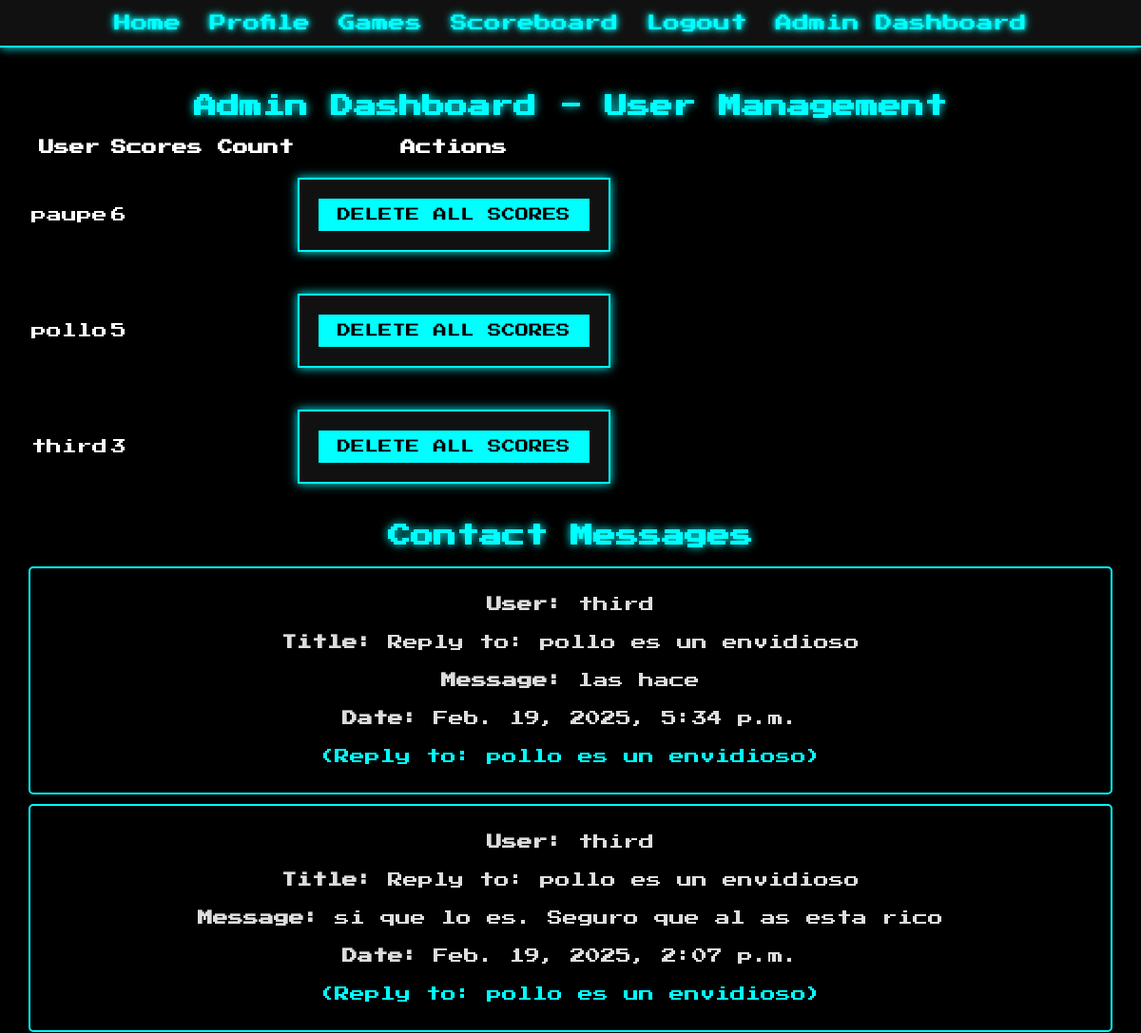
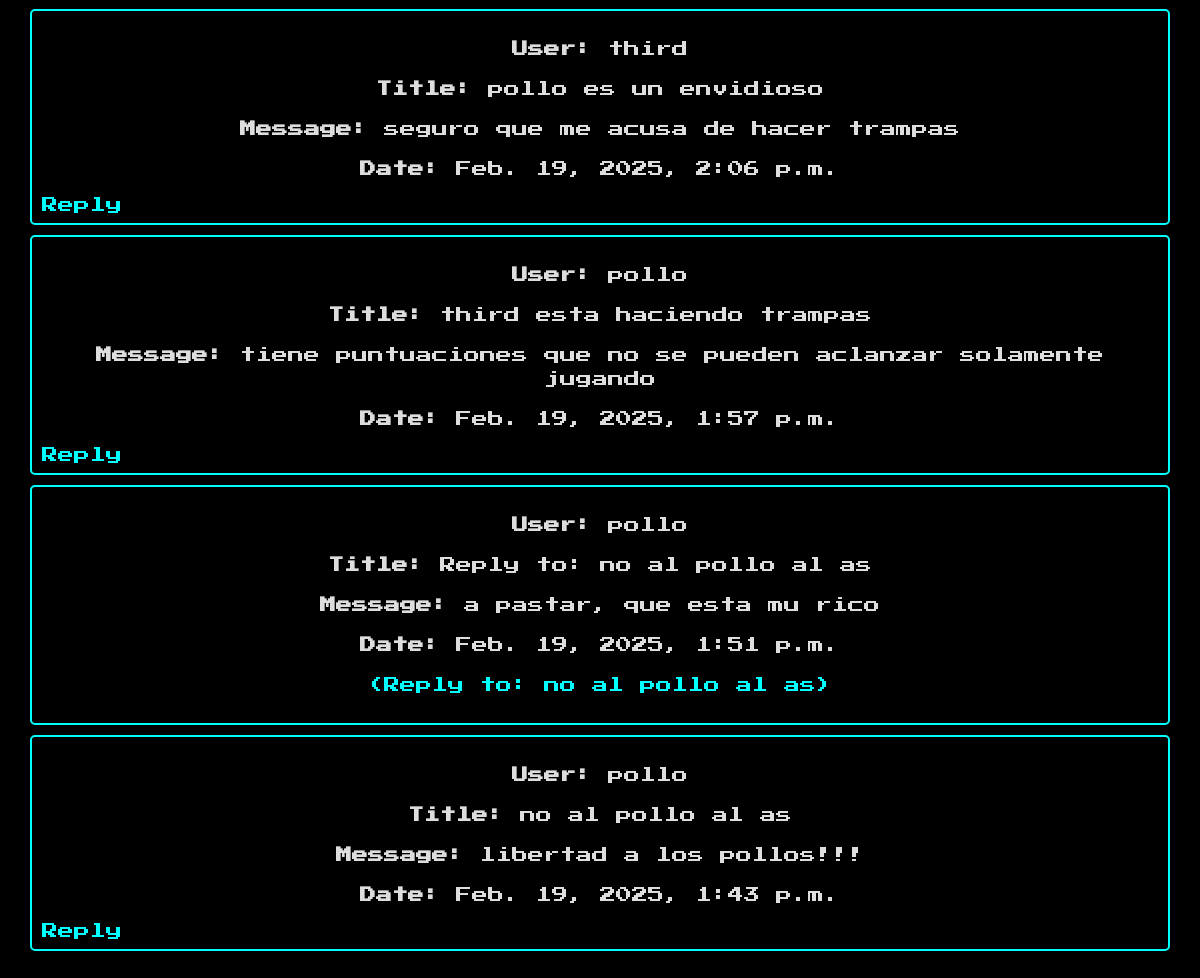
Page /profile/admin_dashboard/ (signed in) on the committed database (2 pictures, top to bottom).
### userpage/models.py (models this page shows, shortened)
class ContactMessage(models.Model):
    user = models.ForeignKey(User, on_delete=models.CASCADE)
    title = models.CharField(max_length=255)
    message = models.TextField()
    created_at = models.DateTimeField(auto_now_add=True)
    reply_to = models.ForeignKey('self', null=True, blank=True, on_delete=models.CASCADE)

### userpage/views.py (the view)
# urls.py: path('admin_dashboard/', views.admin_dashboard, name='admin_dashboard'),
@login_required
def admin_dashboard(request):
    if not request.user.is_superuser:
        return redirect('userpage:profile')
    users = User.objects.all()
    messages = ContactMessage.objects.all().order_by("-created_at")
    return render(request, 'userpage/admin_dashboard.html', {'users': users, 'messages': messages})

### templates/userpage/admin_dashboard.html (shortened to what this page needs)
{% extends "base.html" %}
{% block content %}
  <h2>Admin Dashboard - User Management</h2>
  <table>
    <thead>
      <tr>
        <th>User</th>
        <th>Scores Count</th>
        <th>Actions</th>
      </tr>
    </thead>
    <tbody>
      {% for user in users %}
        <tr>
          <td>{{ user.username }}</td>
          <td>{{ user.score_set.count }}</td>
          <td>
            <form method="post" action="{% url 'userpage:delete_user_scores' user.id %}">
              <button type="submit">Delete All Scores</button>
            </form>
          </td>
        </tr>
      {% endfor %}
    </tbody>
  </table>
  <h2>Contact Messages</h2>
  <div class="message-container">
      {% for message in messages %}
          <div class="message-box">
              <p><strong>User:</strong> {{ message.user.username }}</p>
              <p><strong>Title:</strong> {{ message.title }}</p>
              <p><strong>Message:</strong> {{ message.message }}</p>
              <p><strong>Date:</strong> {{ message.created_at }}</p>
              {% if not message.reply_to %}
                  <a href="{% url 'userpage:reply_to_message' message.id %}">Reply</a>
              {% else %}
                  <p style="color: cyan;">(Reply to: {{ message.reply_to.title }})</p>
              {% endif %}
          </div>
      {% endfor %}
  </div>
{% endblock %}

### static/css/style.css (style rules this page uses)
body { background-color: #000; color: #fff; font-family: 'Press Start 2P', cursive; margin: 0; padding: 0; }
h1, h2, h3 { text-align: center; color: #0ff; text-shadow: 0 0 10px #0ff; margin-bottom: 20px; }
p { color: #ddd; line-height: 1.5; text-align: center; }
form { max-width: 500px; margin: 20px auto; background-color: #111; padding: 20px; border: 2px solid #0ff; box-shadow: 0 0 10px #0ff; }
input[type="submit"], button { background-color: #0ff; border: none !important; color: #000; padding: 10px 20px; cursor: pointer; text-transform: uppercase; font-family: 'Press Start 2P', cursive; font-size: 0.9em; transition: background-color 0.3s ease, color 0.3s ease; box-shadow: none !important; outline: none !important; }
a { color: #0ff; text-decoration: none; transition: color 0.3s ease; }

### templates/userpage/admin_dashboard.html (style rules this page uses)
.message-container { display: flex; flex-direction: column; gap: 10px; }
.message-box { padding: 10px; border: 2px solid cyan; border-radius: 5px; background-color: black; color: white; }

### rows in the picture
ContactMessage: user.username "third", title "Reply to: pollo es un envidioso", message "las hace", created_at "Feb. 19, 2025, 5:34 p.m.", reply_to "pollo es un envidioso"
ContactMessage: user.username "third", title "Reply to: pollo es un envidioso", message "si que lo es. Seguro que al as esta rico", created_at "Feb. 19, 2025, 2:07 p.m.", reply_to "pollo es un envidioso"
ContactMessage: user.username "third", title "pollo es un envidioso", message "seguro que me acusa de hacer trampas", created_at "Feb. 19, 2025, 2:06 p.m.", shows "Reply"
ContactMessage: user.username "pollo", title "third esta haciendo trampas", message "tiene puntuaciones que no se pueden aclanzar solamente jugando", created_at "Feb. 19, 2025, 1:57 p.m.", shows "Reply"
ContactMessage: user.username "pollo", title "Reply to: no al pollo al as", message "a pastar, que esta mu rico", created_at "Feb. 19, 2025, 1:51 p.m.", reply_to "no al pollo al as"
ContactMessage: user.username "pollo", title "no al pollo al as", message "libertad a los pollos!!!", created_at "Feb. 19, 2025, 1:43 p.m.", shows "Reply"

### other values in the picture
{{ user.username }} "paupe"
{{ user.score_set.count }} "6"
{{ user.username }} "pollo"
{{ user.score_set.count }} "5"
{{ user.username }} "third"
{{ user.score_set.count }} "3"
